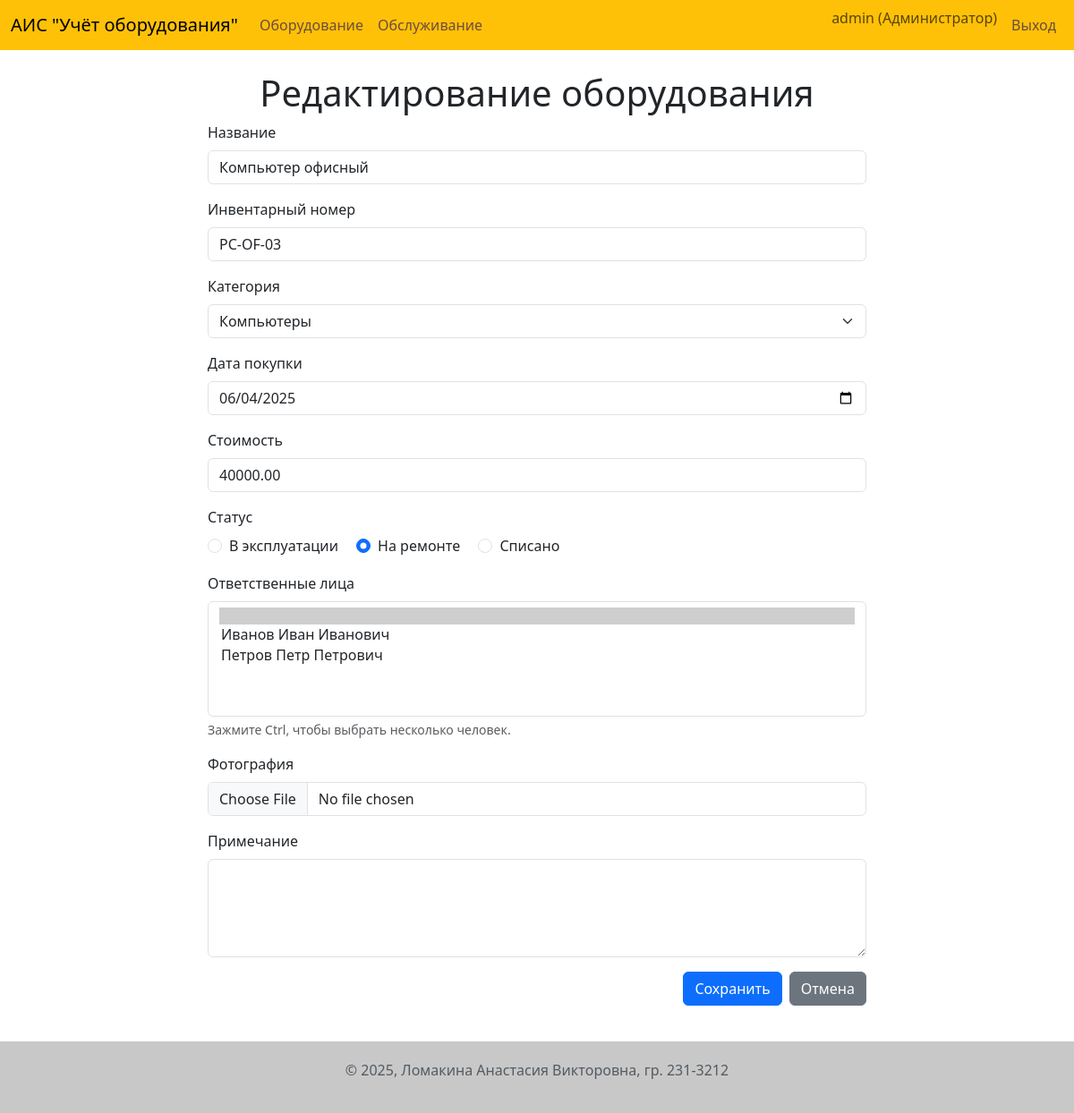
The page /equipment/7/edit (signed in) on the database as committed earlier.
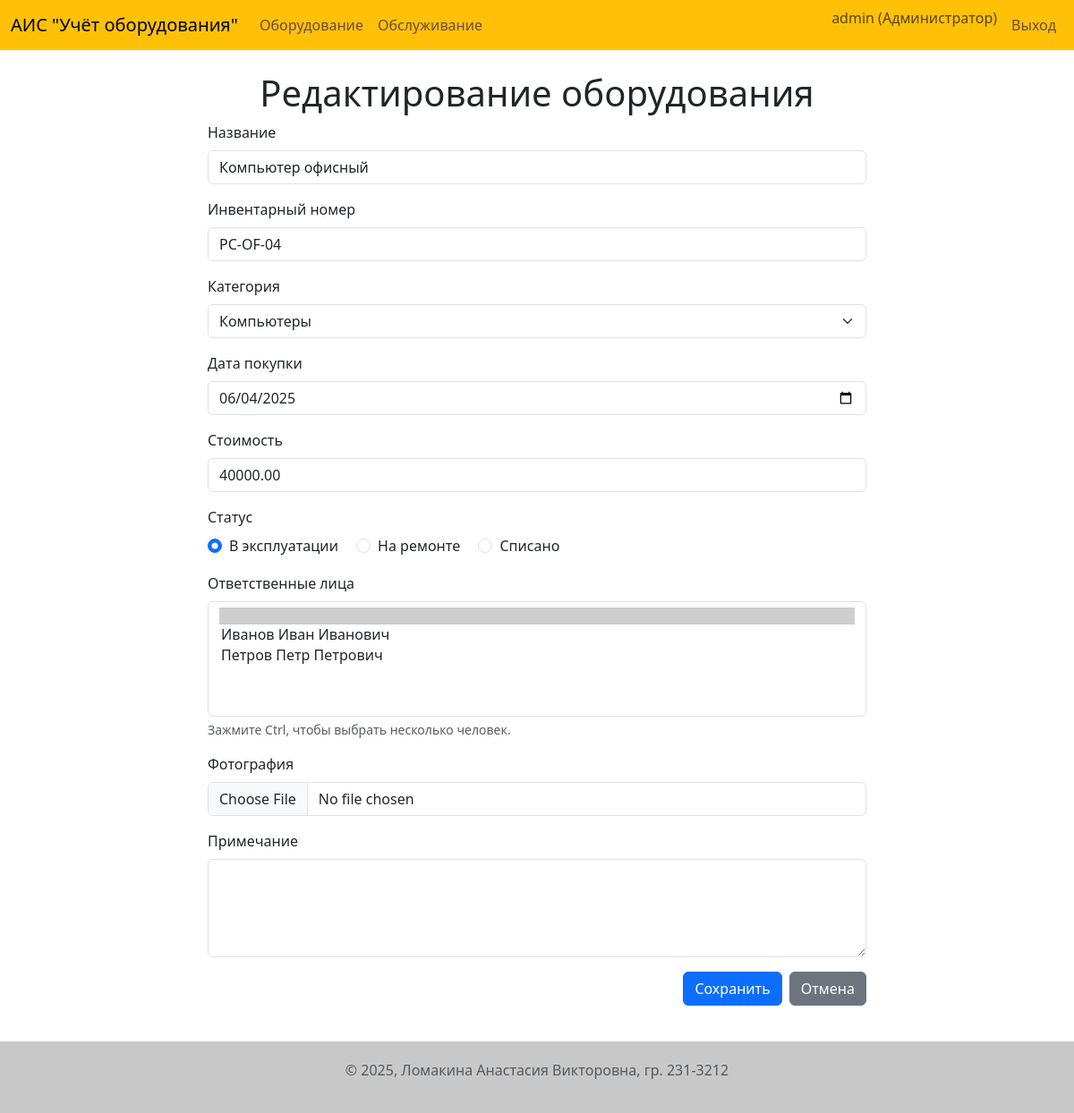
The same page on the database as committed later.
### app/models.py (models this page shows, shortened)
class Equipment(db.Model):
    id = db.Column(db.Integer, primary_key=True)
    name = db.Column(db.String(200), nullable=False)
    inventory_number = db.Column(db.String(100), unique=True, nullable=False)
    purchase_date = db.Column(db.Date, nullable=False, default=date.today)
    cost = db.Column(db.Numeric(10, 2), nullable=False)
    status = db.Column(db.Enum('В эксплуатации', 'На ремонте', 'Списано', name='equipment_status_enum'), nullable=False, default='В эксплуатации')
    notes = db.Column(db.Text)
    category_id = db.Column(db.Integer, db.ForeignKey('category.id'), nullable=False)
    image_id = db.Column(db.Integer, db.ForeignKey('image.id'), nullable=True)
    photo = db.relationship('Image', backref='equipment', uselist=False, lazy=True)
    responsible_persons = db.relationship('ResponsiblePerson', secondary=equipment_responsible_persons, lazy='subquery',
        backref=db.backref('equipments', lazy=True))
    service_history = db.relationship('ServiceHistory', backref='equipment', lazy='dynamic', cascade="all, delete-orphan")

### app/routes.py (the view)
@bp.route('/equipment/<int:id>/edit', methods=['GET', 'POST'])
@login_required
@admin_required
def edit_equipment(id):
    equipment_item = Equipment.query.get_or_404(id)
    form = EquipmentForm(original_inventory_number=equipment_item.inventory_number)
    form.category.choices = [(c.id, c.name) for c in Category.query.order_by('name').all()]
    if form.validate_on_submit():
        equipment_item.name = form.name.data
        equipment_item.inventory_number = form.inventory_number.data
        equipment_item.category_id = form.category.data
        equipment_item.purchase_date = form.purchase_date.data
        equipment_item.cost = form.cost.data
        equipment_item.status = form.status.data
        equipment_item.notes = form.notes.data
        equipment_item.responsible_persons = form.responsible_persons.data
        if form.photo.data:
            try:
                image_obj = save_picture(form.photo.data)
                equipment_item.image_id = image_obj.id
            except Exception as e:
                flash(f'При сохранении файла возникла ошибка: {e}', 'danger')
                db.session.rollback()
                return render_template('equipment_form.html', title='Редактирование оборудования', form=form, equipment=equipment_item)
        db.session.commit()
        flash('Данные об оборудовании успешно обновлены!', 'success')
        return redirect(url_for('main.equipment_detail', id=equipment_item.id))
    elif request.method == 'GET':
        form.name.data = equipment_item.name
        form.inventory_number.data = equipment_item.inventory_number
        form.category.data = equipment_item.category_id
        form.purchase_date.data = equipment_item.purchase_date
        form.cost.data = equipment_item.cost
        form.status.data = equipment_item.status
        form.notes.data = equipment_item.notes
        form.responsible_persons.data = equipment_item.responsible_persons
    return render_template('equipment_form.html', title='Редактирование оборудования', form=form, equipment=equipment_item)

### app/forms.py (called while the page is built)
def get_responsible_person_label(person):
    return person.full_name

### app/models.py (called while the page is built)
@login.user_loader
def load_user(id):
    return User.query.get(int(id))

    def is_admin(self):
        return self.role == 'Администратор'

### app/routes.py (called while the page is built)
def admin_required(f):
    @wraps(f)
    def decorated_function(*args, **kwargs):
        if not current_user.is_admin():
            flash('У вас недостаточно прав для выполнения данного действия.', 'danger')
            return redirect(url_for('main.index'))
        return f(*args, **kwargs)
    return decorated_function

### app/templates/equipment_form.html (shortened to what this page needs)
{% extends "base.html" %}
{% block content %}
<div class="row">
    <div class="col-md-8 offset-md-2">
        <h1 class="text-center">{{ title }}</h1>
        <form method="POST" action="" enctype="multipart/form-data" novalidate>
            <div class="mb-3">
                {{ form.name.label(class="form-label") }}
                {{ form.name(class="form-control", size=32) }}
            </div>
            <div class="mb-3">
                {{ form.inventory_number.label(class="form-label") }}
                {{ form.inventory_number(class="form-control", size=32) }}
            </div>
            <div class="mb-3">
                {{ form.category.label(class="form-label") }}
                {{ form.category(class="form-select") }}
            </div>
            <div class="mb-3">
                {{ form.purchase_date.label(class="form-label") }}
                {{ form.purchase_date(class="form-control") }}
            </div>
            <div class="mb-3">
                {{ form.cost.label(class="form-label") }}
                {{ form.cost(class="form-control") }}
            </div>
            <div class="mb-3">
                {{ form.status.label(class="form-label d-block") }}
                {% for subfield in form.status %}
                    <div class="form-check form-check-inline">
                        {{ subfield(class="form-check-input") }}
                        {{ subfield.label(class="form-check-label") }}
                    </div>
                {% endfor %}
            </div>
            <div class="mb-3">
                {{ form.responsible_persons.label(class="form-label") }}
                {{ form.responsible_persons(class="form-select", size=5) }}
                <div class="form-text">Зажмите Ctrl, чтобы выбрать несколько человек.</div>
            </div>
             <div class="mb-3">
                {{ form.photo.label(class="form-label") }}
                {{ form.photo(class="form-control") }}
            </div>
            <div class="mb-3">
                {{ form.notes.label(class="form-label") }}
                {{ form.notes(class="form-control", rows=4) }}
            </div>
            <div class="d-grid gap-2 d-md-flex justify-content-md-end">
                {{ form.submit(class="btn btn-primary") }}
                <a href="{{ url_for('main.index') }}" class="btn btn-secondary">Отмена</a>
            </div>
        </form>
    </div>
</div>
{% endblock %}

Rows that differ between the two databases and show on the page:
changed Equipment "Компьютер офисный": inventory_number "PC-OF-03" → "PC-OF-04"
Other text that changed with them:
form field status: "☐ В эксплуатации" → "☑ В эксплуатации"
form field status: "☑ На ремонте" → "☐ На ремонте"
